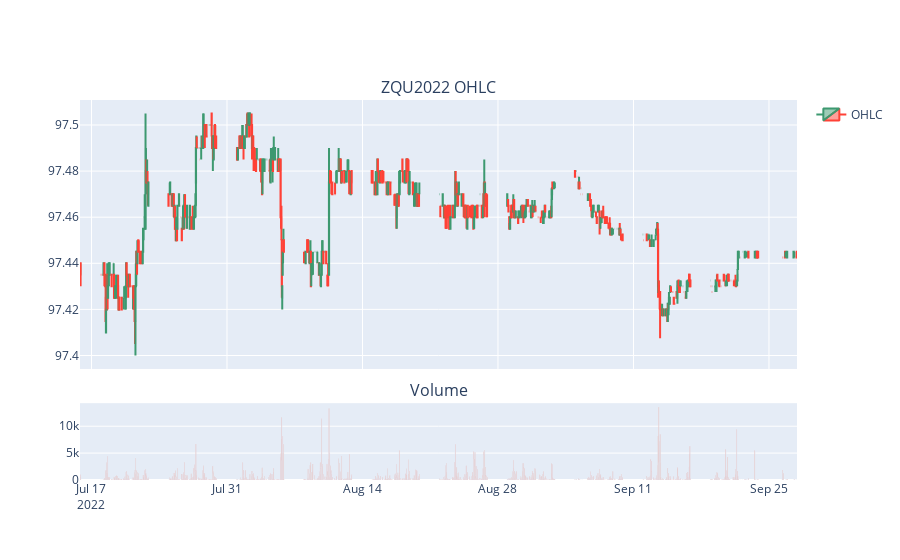

Source (notebook cell):
### Code cell
import pandas as pd
import plotly.graph_objects as go
from plotly.subplots import make_subplots

symbol = 'ZQU2022'
excghange = 'CBOT'
# data
df = tv.get_hist(symbol, excghange,interval=Interval.in_1_hour,n_bars=1000)

# Create subplots and mention plot grid size
fig = make_subplots(rows=2, cols=1, shared_xaxes=True, 
               vertical_spacing=0.09, subplot_titles=(f'{symbol} OHLC', 'Volume'), 
               row_width=[0.2, 0.7])

# Plot OHLC on 1st row
fig.add_trace(go.Candlestick(x=df.index, open=df["open"], high=df["high"],
                low=df["low"], close=df["close"], name="OHLC"), 
                row=1, col=1
)

# Bar trace for volumes on 2nd row without legend
fig.add_trace(go.Bar(x=df.index, y=df['volume'], showlegend=False), row=2, col=1)

# Do not show OHLC's rangeslider plot 
fig.update(layout_xaxis_rangeslider_visible=False)
fig.show()

### Figure 1 — Plotly figure (JSON) as saved in the notebook; plotly's stock layout.template omitted (floating-point values rounded to 4 significant figures; data arrays with more than 128 entries replaced by an {"elided": "..."} marker saying what was removed)
{"data": [{"close": {"elided": "1000 float values"}, "high": {"elided": "1000 float values"}, "low": {"elided": "1000 float values"}, "name": "OHLC", "open": {"elided": "1000 float values"}, "type": "candlestick", "x": {"elided": "1000 str values"}, "xaxis": "x", "yaxis": "y"}, {"showlegend": false, "type": "bar", "x": {"elided": "1000 str values"}, "xaxis": "x2", "y": {"elided": "1000 int values"}, "yaxis": "y2"}], "layout": {"annotations": [{"font": {"size": 16}, "showarrow": false, "text": "ZQU2022 OHLC", "x": 0.5, "xanchor": "center", "xref": "paper", "y": 1, "yanchor": "bottom", "yref": "paper"}, {"font": {"size": 16}, "showarrow": false, "text": "Volume", "x": 0.5, "xanchor": "center", "xref": "paper", "y": 0.2022, "yanchor": "bottom", "yref": "paper"}], "xaxis": {"anchor": "y", "domain": [0, 1], "matches": "x2", "rangeslider": {"visible": false}, "showticklabels": false}, "xaxis2": {"anchor": "y2", "domain": [0, 1]}, "yaxis": {"anchor": "x", "domain": [0.2922, 1]}, "yaxis2": {"anchor": "x2", "domain": [0, 0.2022]}}}
